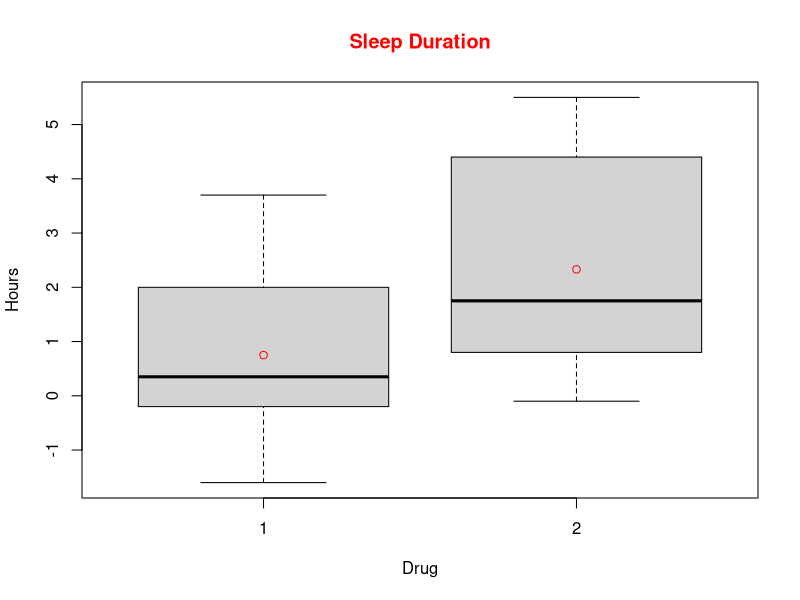
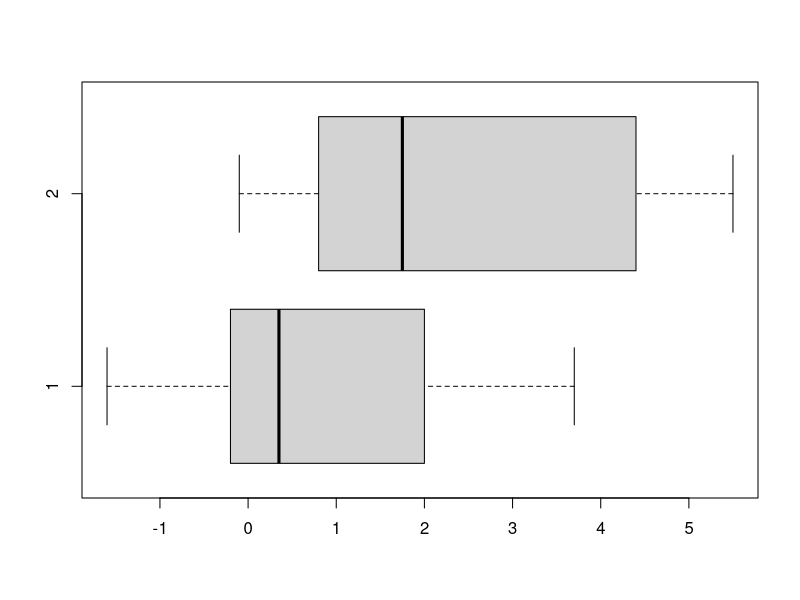
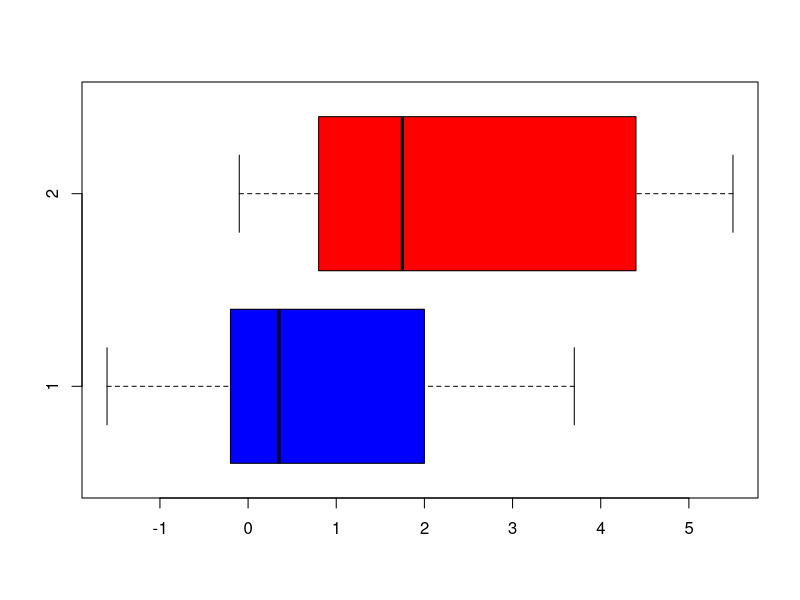

Reproduce these figures in R, in order.
# Boxplots 

# Note: If you have problems with accentuation, please refer to this link:
# https://support.rstudio.com/hc/en-us/articles/200532197-Character-Encoding

# Setting up the working directory
setwd("/home/bia/Code/GITHUB_DSA/DSA_Data-Science-Course/1.BigData_RAzure/Ch4")
getwd()

?boxplot
?sleep

# Allows you to use the columns without specifying the dataset name
attach(sleep)
View(sleep)

# Boxplot construction
sleepboxplot = boxplot(data = sleep, extra ~ group,
                       main = "Sleep Duration",
                       col.main = "red", ylab = "Hours", xlab = "Drug")

# Average calculation
avg = by(extra, group, mean)

# Adds the mean to the graph 
# We can create layer by layer, add points and lines after create the basic graph
points(avg, col = "red")


# Boxplot horizontal
horizontalboxplot = boxplot(data = sleep, extra ~ group,
                            ylab = "", xlab = "", horizontal = T)

horizontalboxplot = boxplot(data = sleep, extra ~ group,
                            ylab = "", xlab = "", horizontal = T,
                            col = c("blue", "red") )


